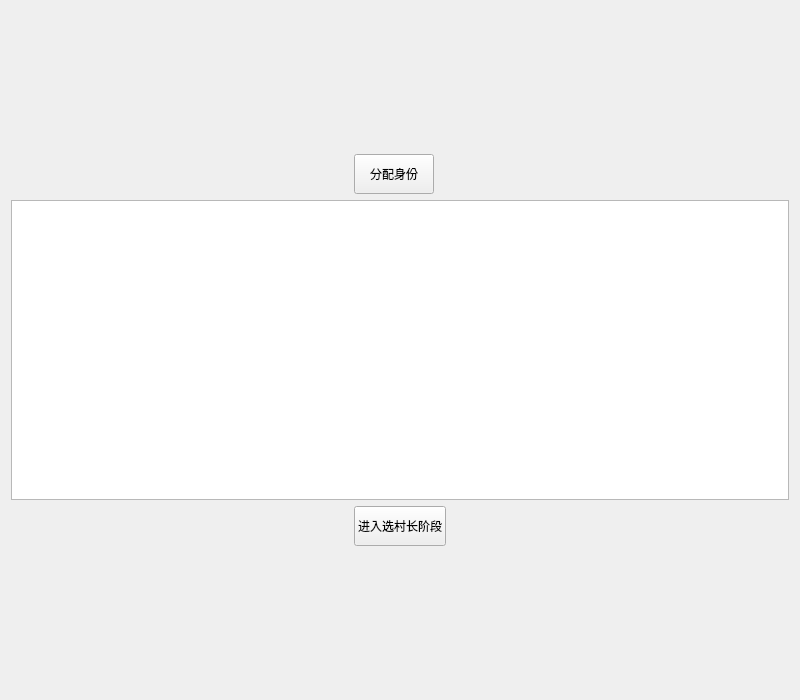
<?xml version="1.0" encoding="UTF-8"?>
<ui version="4.0">
 <class>giveida</class>
 <widget class="QWidget" name="giveida">
  <property name="geometry">
   <rect>
    <x>0</x>
    <y>0</y>
    <width>800</width>
    <height>700</height>
   </rect>
  </property>
  <property name="windowTitle">
   <string>Form</string>
  </property>
  <layout class="QGridLayout" name="gridLayout">
   <item row="0" column="1">
    <spacer name="verticalSpacer">
     <property name="orientation">
      <enum>Qt::Vertical</enum>
     </property>
     <property name="sizeHint" stdset="0">
      <size>
       <width>20</width>
       <height>132</height>
      </size>
     </property>
    </spacer>
   </item>
   <item row="1" column="0">
    <spacer name="horizontalSpacer">
     <property name="orientation">
      <enum>Qt::Horizontal</enum>
     </property>
     <property name="sizeHint" stdset="0">
      <size>
       <width>322</width>
       <height>20</height>
      </size>
     </property>
    </spacer>
   </item>
   <item row="1" column="1">
    <widget class="QPushButton" name="pushButton">
     <property name="minimumSize">
      <size>
       <width>0</width>
       <height>40</height>
      </size>
     </property>
     <property name="text">
      <string>分配身份</string>
     </property>
    </widget>
   </item>
   <item row="1" column="2" colspan="2">
    <spacer name="horizontalSpacer_2">
     <property name="orientation">
      <enum>Qt::Horizontal</enum>
     </property>
     <property name="sizeHint" stdset="0">
      <size>
       <width>343</width>
       <height>20</height>
      </size>
     </property>
    </spacer>
   </item>
   <item row="2" column="0" colspan="4">
    <widget class="QTextBrowser" name="textBrowser">
     <property name="minimumSize">
      <size>
       <width>500</width>
       <height>300</height>
      </size>
     </property>
    </widget>
   </item>
   <item row="3" column="0">
    <spacer name="horizontalSpacer_3">
     <property name="orientation">
      <enum>Qt::Horizontal</enum>
     </property>
     <property name="sizeHint" stdset="0">
      <size>
       <width>322</width>
       <height>20</height>
      </size>
     </property>
    </spacer>
   </item>
   <item row="3" column="1" colspan="2">
    <widget class="QPushButton" name="pushButton_2">
     <property name="minimumSize">
      <size>
       <width>0</width>
       <height>40</height>
      </size>
     </property>
     <property name="text">
      <string>进入选村长阶段</string>
     </property>
    </widget>
   </item>
   <item row="3" column="3">
    <spacer name="horizontalSpacer_4">
     <property name="orientation">
      <enum>Qt::Horizontal</enum>
     </property>
     <property name="sizeHint" stdset="0">
      <size>
       <width>322</width>
       <height>20</height>
      </size>
     </property>
    </spacer>
   </item>
   <item row="4" column="1">
    <spacer name="verticalSpacer_2">
     <property name="orientation">
      <enum>Qt::Vertical</enum>
     </property>
     <property name="sizeHint" stdset="0">
      <size>
       <width>20</width>
       <height>132</height>
      </size>
     </property>
    </spacer>
   </item>
  </layout>
 </widget>
 <resources/>
 <connections/>
</ui>
